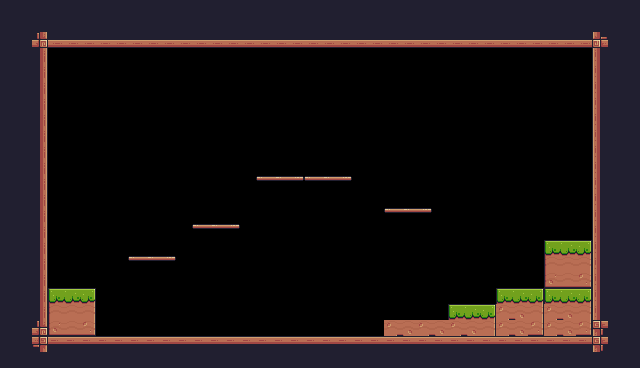

A level layout from a 2D game, rendered from its tile map. Below: a short description, then the map file with its tile-grid data intact:
An orthogonal 40x23 tile map with 16x16 px tiles, 1 tile layer (Background) and 18 objects (3x Platform, 2x Fruit, Player, Saw).

<map version="1.10" tiledversion="1.10.2" orientation="orthogonal" renderorder="right-down" width="40" height="23" tilewidth="16" tileheight="16" infinite="0" nextlayerid="6" nextobjectid="50">
 <tileset firstgid="1" source="Adventure Time.tsx" />
 <layer id="1" name="Background" width="40" height="23">
  <data encoding="csv">
24,24,24,24,24,24,24,24,24,24,24,24,24,24,24,24,24,24,24,24,24,24,24,24,24,24,24,24,24,24,24,24,24,24,24,24,24,24,24,24,
24,24,24,24,24,24,24,24,24,24,24,24,24,24,24,24,24,24,24,24,24,24,24,24,24,24,24,24,24,24,24,24,24,24,24,24,24,24,24,24,
24,24,135,134,134,134,134,134,134,134,134,134,134,134,134,134,134,134,134,134,134,134,134,134,134,134,134,134,134,134,134,134,134,134,134,134,134,133,24,24,
24,24,113,0,0,0,0,0,0,0,0,0,0,0,0,0,0,0,0,0,0,0,0,0,0,0,0,0,0,0,0,0,0,0,0,0,0,111,24,24,
24,24,113,0,0,0,0,0,0,0,0,0,0,0,0,0,0,0,0,0,0,0,0,0,0,0,0,0,0,0,0,0,0,0,0,0,0,111,24,24,
24,24,113,0,0,0,0,0,0,0,0,0,0,0,0,0,0,0,0,0,0,0,0,0,0,0,0,0,0,0,0,0,0,0,0,0,0,111,24,24,
24,24,113,0,0,0,0,0,0,0,0,0,0,0,0,0,0,0,0,0,0,0,0,0,0,0,0,0,0,0,0,0,0,0,0,0,0,111,24,24,
24,24,113,0,0,0,0,0,0,0,0,0,0,0,0,0,0,0,0,0,0,0,0,0,0,0,0,0,0,0,0,0,0,0,0,0,0,111,24,24,
24,24,113,0,0,0,0,0,0,0,0,0,0,0,0,0,0,0,0,0,0,0,0,0,0,0,0,0,0,0,0,0,0,0,0,0,0,111,24,24,
24,24,113,0,0,0,0,0,0,0,0,0,0,0,0,0,0,0,0,0,0,0,0,0,0,0,0,0,0,0,0,0,0,0,0,0,0,111,24,24,
24,24,113,0,0,0,0,0,0,0,0,0,0,0,0,0,0,0,0,0,0,0,0,0,0,0,0,0,0,0,0,0,0,0,0,0,0,111,24,24,
24,24,113,0,0,0,0,0,0,0,0,0,0,0,0,0,40,41,42,40,41,42,0,0,0,0,0,0,0,0,0,0,0,0,0,0,0,111,24,24,
24,24,113,0,0,0,0,0,0,0,0,0,0,0,0,0,0,0,0,0,0,0,0,0,0,0,0,0,0,0,0,0,0,0,0,0,0,111,24,24,
24,24,113,0,0,0,0,0,0,0,0,0,0,0,0,0,0,0,0,0,0,0,0,0,40,41,42,0,0,0,0,0,0,0,0,0,0,111,24,24,
24,24,113,0,0,0,0,0,0,0,0,0,40,41,42,0,0,0,0,0,0,0,0,0,0,0,0,0,0,0,0,0,0,0,0,0,0,111,24,24,
24,24,113,0,0,0,0,0,0,0,0,0,0,0,0,0,0,0,0,0,0,0,0,0,0,0,0,0,0,0,0,0,0,0,7,8,9,111,24,24,
24,24,113,0,0,0,0,0,40,41,42,0,0,0,0,0,0,0,0,0,0,0,0,0,0,0,0,0,0,0,0,0,0,0,29,30,31,111,24,24,
24,24,113,0,0,0,0,0,0,0,0,0,0,0,0,0,0,0,0,0,0,0,0,0,0,0,0,0,0,0,0,0,0,0,51,52,53,111,24,24,
24,24,113,7,8,9,0,0,0,0,0,0,0,0,0,0,0,0,0,0,0,0,0,0,0,0,0,0,0,0,0,7,8,9,7,8,9,111,24,24,
24,24,113,29,30,31,0,0,0,0,0,0,0,0,0,0,0,0,0,0,0,0,0,0,0,0,0,0,7,8,9,10,11,31,10,11,31,111,24,24,
24,24,135,51,52,53,0,0,0,0,0,0,0,0,0,0,0,0,0,0,0,0,0,0,10,11,10,11,10,11,31,10,11,53,10,11,53,89,24,24,
24,24,91,90,90,90,90,90,90,90,90,90,90,90,90,90,90,90,90,90,90,90,90,90,90,90,90,90,90,90,90,90,90,90,90,90,90,89,24,24,
24,24,24,24,24,24,24,24,24,24,24,24,24,24,24,24,24,24,24,24,24,24,24,24,24,24,24,24,24,24,24,24,24,24,24,24,24,24,24,24
</data>
 </layer>
 <objectgroup id="2" name="Spawnpoints">
  <object id="2" name="Player" type="Player" x="64" y="240" width="32.5336" height="31.3716" />
  <object id="39" name="Cherries" type="Fruit" x="288" y="112" width="32" height="32" />
  <object id="44" type="Saw" x="272" y="304" width="32" height="32">
   <properties>
    <property name="isVertical" type="bool" value="false" />
    <property name="offNeg" type="float" value="6" />
    <property name="offPos" type="float" value="7" />
   </properties>
  </object>
  <object id="49" name="Cherries" type="Fruit" x="560" y="176" width="32" height="32" />
 </objectgroup>
 <objectgroup id="5" name="Collisions">
  <object id="5" x="32" y="32" width="16" height="304" />
  <object id="6" x="32" y="336" width="576" height="16" />
  <object id="12" x="320" y="528" width="16" />
  <object id="17" x="592" y="32" width="16" height="304" />
  <object id="18" x="32" y="32" width="576" height="16" />
  <object id="19" x="48" y="288" width="48" height="48" />
  <object id="20" x="384" y="320" width="208" />
  <object id="21" x="544" y="240" width="48" height="80" />
  <object id="22" x="496" y="288" width="48" height="32" />
  <object id="23" x="448" y="304" width="48" height="16" />
  <object id="26" x="384" y="208" width="48" height="16" />
  <object id="33" type="Platform" x="256" y="176" width="96" height="16" />
  <object id="34" type="Platform" x="192" y="224" width="48" height="16" />
  <object id="35" type="Platform" x="128" y="256" width="48" height="16" />
 </objectgroup>
</map>
